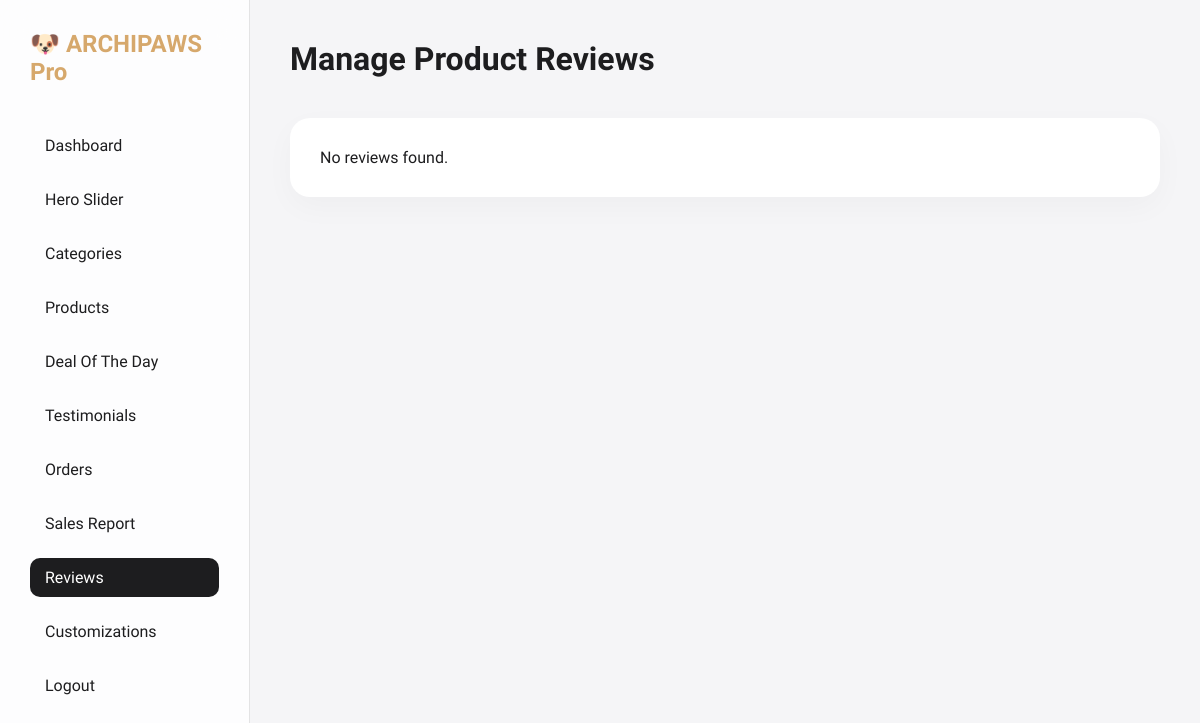
The app's page /admin/review_manager.php (signed in), older data.
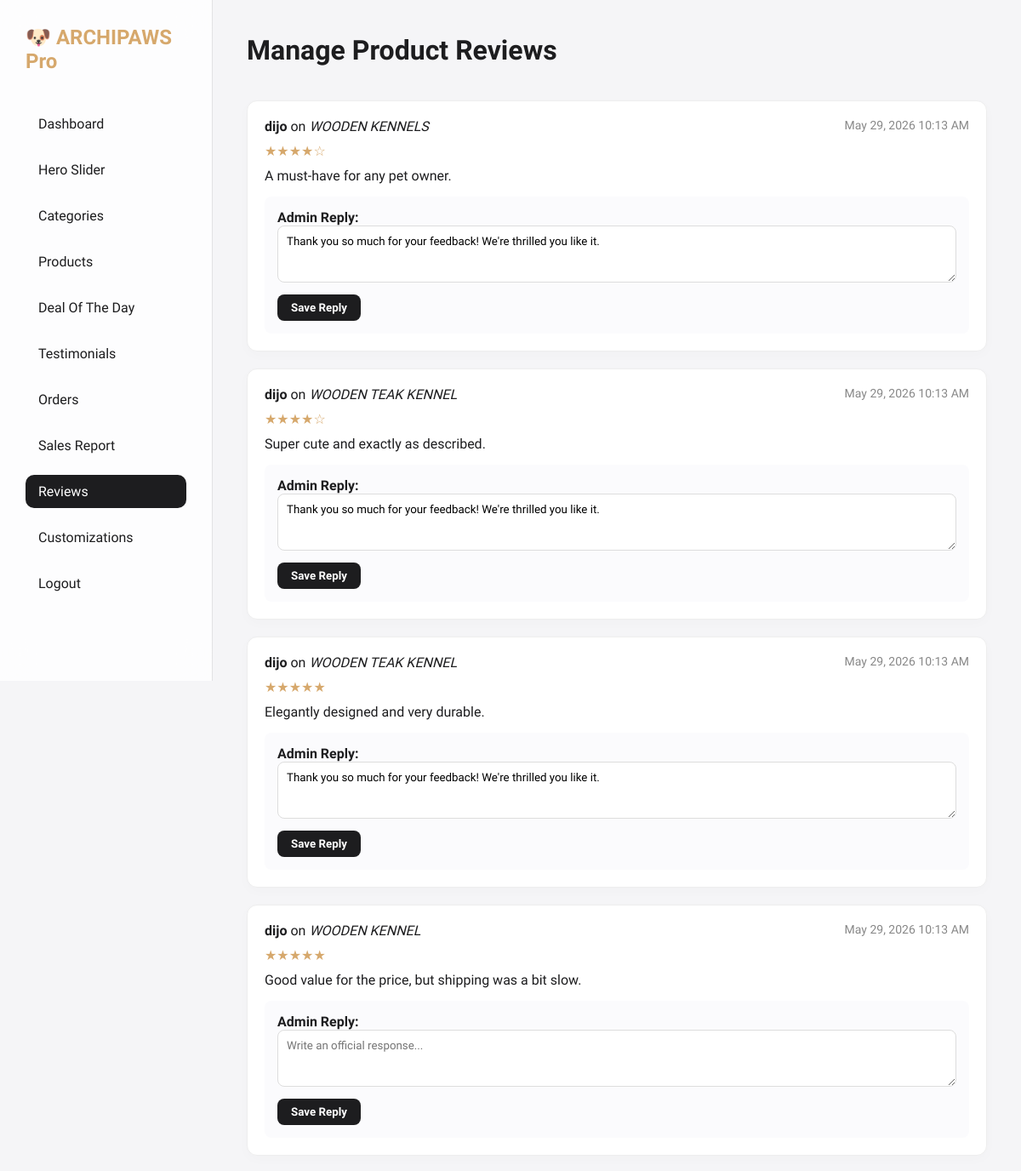
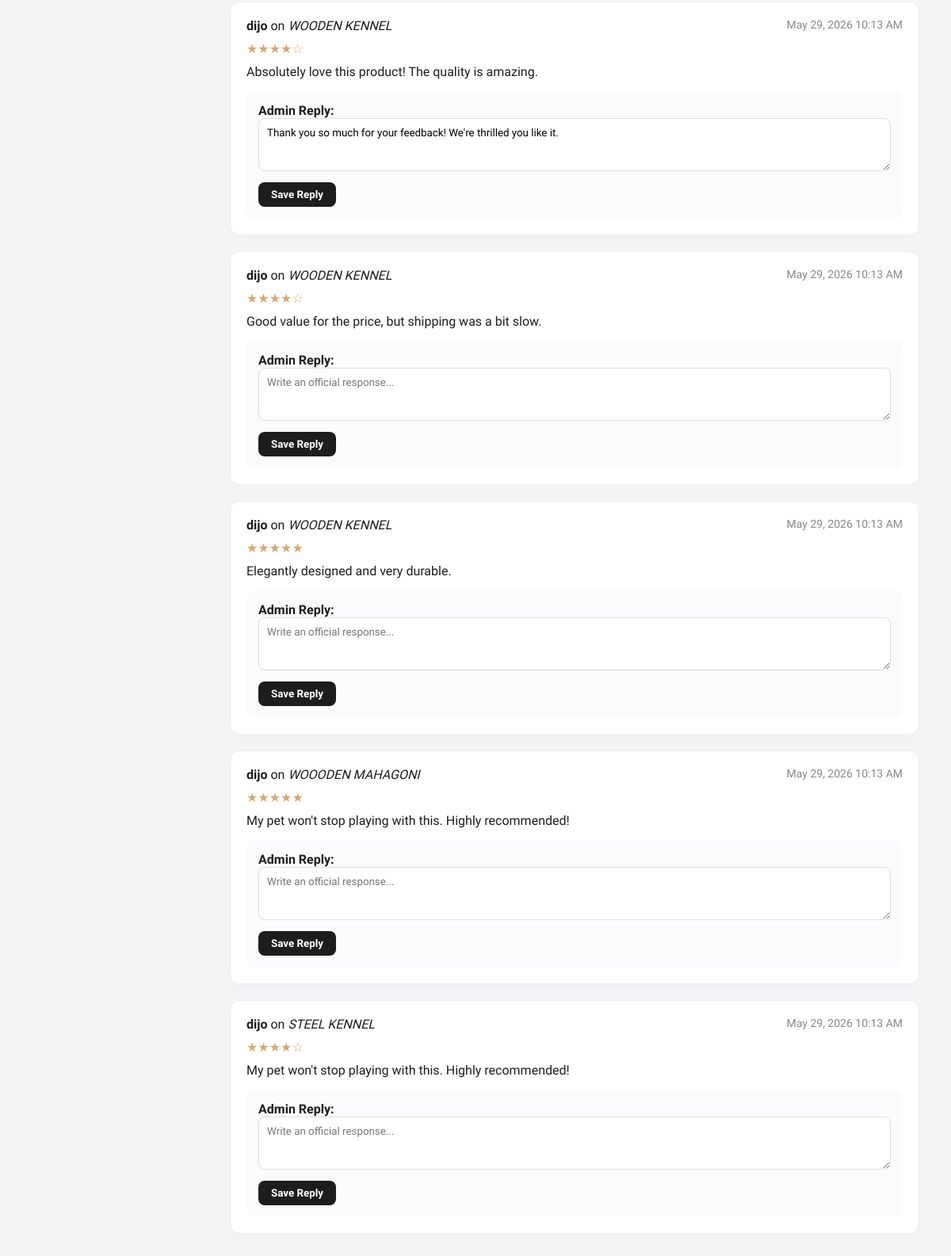
The same page, newer data (2 pictures, top to bottom).
### tables this page shows
CREATE TABLE `product_reviews` (
  `id` int(11) NOT NULL AUTO_INCREMENT,
  `product_id` int(11) NOT NULL,
  `user_id` int(11) NOT NULL,
  `rating` int(11) NOT NULL DEFAULT 5,
  `review_text` text NOT NULL,
  `photo_path` varchar(255) DEFAULT NULL,
  `admin_reply` text DEFAULT NULL,
  `created_at` timestamp NOT NULL DEFAULT current_timestamp(),
  PRIMARY KEY (`id`),
  KEY `product_id` (`product_id`),
  KEY `user_id` (`user_id`)
);

CREATE TABLE `users` (
  `id` int(11) NOT NULL AUTO_INCREMENT,
  `name` varchar(255) NOT NULL,
  `email` varchar(255) NOT NULL,
  `password` varchar(255) NOT NULL,
  `phone` varchar(50) DEFAULT NULL,
  `address` text DEFAULT NULL,
  `created_at` timestamp NOT NULL DEFAULT current_timestamp(),
  PRIMARY KEY (`id`),
  UNIQUE KEY `email` (`email`)
);

CREATE TABLE `products` (
  `id` int(11) NOT NULL AUTO_INCREMENT,
  `title` varchar(255) NOT NULL,
  `description` text DEFAULT NULL,
  `price` decimal(10,2) NOT NULL,
  `old_price` decimal(10,2) DEFAULT NULL,
  `category` varchar(100) DEFAULT NULL,
  `badge` varchar(50) DEFAULT NULL,
  `rating` int(11) DEFAULT 5,
  `stock_status` varchar(50) DEFAULT 'In Stock',
  `stock_quantity` int(11) DEFAULT 10,
  `created_at` timestamp NOT NULL DEFAULT current_timestamp(),
  `is_trending` tinyint(1) DEFAULT 0,
  PRIMARY KEY (`id`)
);

### admin/review_manager.php (the view, shortened to what this page needs)
<?php
require_once '../db.php';
$stmt = $pdo->query("SELECT r.*, p.title as product_title, u.name
                     FROM product_reviews r
                     JOIN products p ON r.product_id = p.id
                     JOIN users u ON r.user_id = u.id
                     ORDER BY r.created_at DESC");
$reviews = $stmt->fetchAll();
?>
<!DOCTYPE html>
<html>
<head>
    <link rel="stylesheet" href="assets/admin.css">
</head>
<body>
    <div class="admin-container">
        <div class="sidebar">
            <h2>🐶 ARCHIPAWS Pro</h2>
            <ul>
                <li><a href="index.php">Dashboard</a></li>
                <li><a href="hero_manager.php">Hero Slider</a></li>
                <li><a href="category_manager.php">Categories</a></li>
                <li><a href="product_manager.php">Products</a></li>
                <li><a href="deal_manager.php">Deal Of The Day</a></li>
                <li><a href="testimonial_manager.php">Testimonials</a></li>
                <li><a href="orders.php">Orders</a></li>
                <li><a href="sales_report.php">Sales Report</a></li>
                <li><a href="review_manager.php" class="active">Reviews</a></li>
                <li><a href="customizations.php">Customizations</a></li>
                <li><a href="logout.php">Logout</a></li>
            </ul>
        </div>
        <div class="main-content">
            <div class="header-top">
                <h1>Manage Product Reviews</h1>
            </div>
            <?php if (count($reviews) > 0): ?>
                <?php foreach ($reviews as $rev): ?>
                    <div class="review-card">
                        <div class="review-header">
                            <div>
                                <strong><?= htmlspecialchars($rev['name']) ?></strong> on
                                <em><?= htmlspecialchars($rev['product_title']) ?></em>
                            </div>
                            <div style="color: #888; font-size: 14px;">
                                <?= date('M j, Y g:i A', strtotime($rev['created_at'])) ?>
                            </div>
                        </div>
                        <div class="review-rating">
                            <?= str_repeat('★', $rev['rating']) . str_repeat('☆', 5 - $rev['rating']) ?>
                        </div>
                        <p style="margin: 10px 0;"><?= nl2br(htmlspecialchars($rev['review_text'])) ?></p>
                        <div class="reply-form">
                            <strong>Admin Reply:</strong>
                            <form onsubmit="submitReply(event, <?= $rev['id'] ?>)">
                                <textarea id="reply-<?= $rev['id'] ?>" rows="3"
                                    placeholder="Write an official response..."><?= htmlspecialchars($rev['admin_reply'] ?? '') ?></textarea>
                                <button type="submit" class="btn">Save Reply</button>
                            </form>
                        </div>
                    </div>
                <?php endforeach; ?>
            <?php else: ?>
                <div class="card">
                    <p>No reviews found.</p>
                </div>
            <?php endif; ?>
        </div>
    </div>
</body>
</html>

Row changes from the older to the newer data that the page shows:
added product_reviews: user.name "dijo", product.title "WOODEN KENNELS", created_at "May 29, 2026 10:13 AM", rating "★★★★", rating "☆", review_text "A must-have for any pet owner.", id+admin_reply "Thank you so much for your feedback! We're thrilled you like it."
added product_reviews: user.name "dijo", product.title "WOODEN TEAK KENNEL", created_at "May 29, 2026 10:13 AM", rating "★★★★", rating "☆", review_text "Super cute and exactly as described.", id+admin_reply "Thank you so much for your feedback! We're thrilled you like it."
added product_reviews: user.name "dijo", product.title "WOODEN TEAK KENNEL", created_at "May 29, 2026 10:13 AM", rating "★★★★★", review_text "Elegantly designed and very durable.", id+admin_reply "Thank you so much for your feedback! We're thrilled you like it."
added product_reviews: user.name "dijo", product.title "WOODEN KENNEL", created_at "May 29, 2026 10:13 AM", rating "★★★★★", review_text "Good value for the price, but shipping was a bit slow.", id "Write an official response..."
added product_reviews: user.name "dijo", product.title "WOODEN KENNEL", created_at "May 29, 2026 10:13 AM", rating "★★★★", rating "☆", review_text "Absolutely love this product! The quality is amazing.", id+admin_reply "Thank you so much for your feedback! We're thrilled you like it."
added product_reviews: user.name "dijo", product.title "WOODEN KENNEL", created_at "May 29, 2026 10:13 AM", rating "★★★★", rating "☆", review_text "Good value for the price, but shipping was a bit slow.", id "Write an official response..."
added product_reviews: user.name "dijo", product.title "WOODEN KENNEL", created_at "May 29, 2026 10:13 AM", rating "★★★★★", review_text "Elegantly designed and very durable.", id "Write an official response..."
added product_reviews: user.name "dijo", product.title "WOOODEN MAHAGONI", created_at "May 29, 2026 10:13 AM", rating "★★★★★", review_text "My pet won't stop playing with this. Highly recommended!", id "Write an official response..."
added product_reviews: user.name "dijo", product.title "STEEL KENNEL", created_at "May 29, 2026 10:13 AM", rating "★★★★", rating "☆", review_text "My pet won't stop playing with this. Highly recommended!", id "Write an official response..."
Text that changed along with them:
text no longer shown: "No reviews found."
